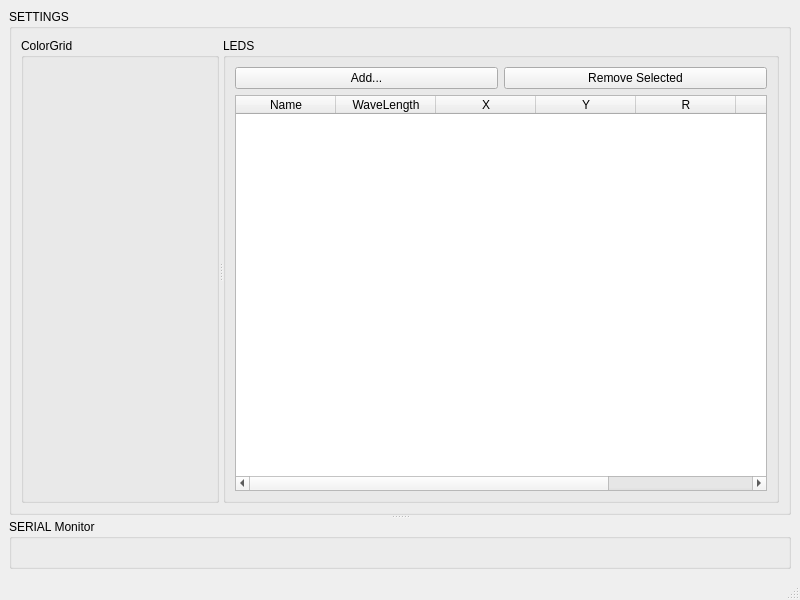
<?xml version="1.0" encoding="UTF-8"?>
<ui version="4.0">
 <class>MainWindow</class>
 <widget class="QMainWindow" name="MainWindow">
  <property name="geometry">
   <rect>
    <x>0</x>
    <y>0</y>
    <width>800</width>
    <height>600</height>
   </rect>
  </property>
  <property name="windowTitle">
   <string>MainWindow</string>
  </property>
  <widget class="QWidget" name="centralwidget">
   <layout class="QVBoxLayout" name="verticalLayout">
    <item>
     <widget class="QSplitter" name="splitter">
      <property name="orientation">
       <enum>Qt::Vertical</enum>
      </property>
      <widget class="QGroupBox" name="groupBox">
       <property name="title">
        <string>SETTINGS</string>
       </property>
       <layout class="QHBoxLayout" name="horizontalLayout">
        <item>
         <widget class="QSplitter" name="splitter_2">
          <property name="orientation">
           <enum>Qt::Horizontal</enum>
          </property>
          <widget class="QGroupBox" name="groupBox_2">
           <property name="title">
            <string>ColorGrid</string>
           </property>
          </widget>
          <widget class="QGroupBox" name="groupBox_4">
           <property name="title">
            <string>LEDS</string>
           </property>
           <layout class="QGridLayout" name="gridLayout">
            <item row="0" column="0">
             <widget class="QPushButton" name="pushButton">
              <property name="text">
               <string>Add...</string>
              </property>
             </widget>
            </item>
            <item row="0" column="1">
             <widget class="QPushButton" name="pushButton_2">
              <property name="text">
               <string>Remove Selected</string>
              </property>
             </widget>
            </item>
            <item row="1" column="0" colspan="2">
             <widget class="QTableWidget" name="tableWidget">
              <column>
               <property name="text">
                <string>Name</string>
               </property>
              </column>
              <column>
               <property name="text">
                <string>WaveLength</string>
               </property>
              </column>
              <column>
               <property name="text">
                <string>X</string>
               </property>
              </column>
              <column>
               <property name="text">
                <string>Y</string>
               </property>
              </column>
              <column>
               <property name="text">
                <string>R</string>
               </property>
              </column>
              <column>
               <property name="text">
                <string>G</string>
               </property>
              </column>
              <column>
               <property name="text">
                <string>B</string>
               </property>
              </column>
             </widget>
            </item>
           </layout>
          </widget>
         </widget>
        </item>
       </layout>
      </widget>
      <widget class="QGroupBox" name="groupBox_3">
       <property name="title">
        <string>SERIAL Monitor</string>
       </property>
      </widget>
     </widget>
    </item>
   </layout>
  </widget>
  <widget class="QMenuBar" name="menubar">
   <property name="geometry">
    <rect>
     <x>0</x>
     <y>0</y>
     <width>800</width>
     <height>21</height>
    </rect>
   </property>
  </widget>
  <widget class="QStatusBar" name="statusbar"/>
 </widget>
 <resources/>
 <connections/>
</ui>
